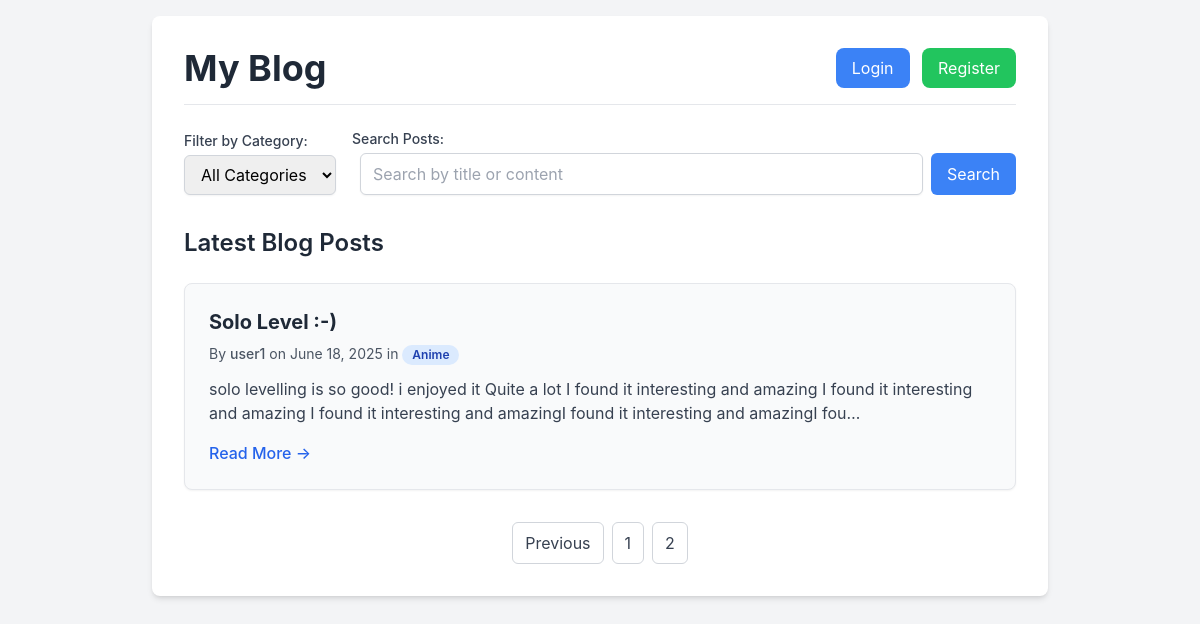
Screenshot of /?page=2 with the database file from the repository.
### blog/models.py (models this page shows, shortened)
class BlogPost(models.Model):
    title = models.CharField(max_length=200)
    content = models.TextField()
    author = models.ForeignKey(User, on_delete=models.CASCADE,   related_name='blog_posts')
    published_date = models.DateTimeField(auto_now_add=True)
    is_published = models.BooleanField(default=True)
    categories = models.ManyToManyField(Category)
    created_at = models.DateTimeField(auto_now_add=True)
    updated_at = models.DateTimeField(auto_now=True)

class User(AbstractUser):
    email = models.EmailField(unique=True)
    avatar = models.ImageField(upload_to='avatars/', null=True, blank=True)
    bio = models.TextField(null=True, blank=True)
    groups = models.ManyToManyField(
        'auth.Group',
        related_name='custom_user_groups',
        blank=True,
        help_text='Groups this user belongs to.'
    )
    user_permissions = models.ManyToManyField(
        'auth.Permission',
        related_name='custom_user_permissions',
        blank=True,
        help_text='User-specific permissions.'
    )

class Category(models.Model):
    name = models.CharField(max_length=100)
    description = models.TextField(null=True, blank=True)
    created_at = models.DateTimeField(auto_now_add=True)
    updated_at = models.DateTimeField(auto_now=True)

### blog/views.py (the view)
# urls.py: path('', HomePageView.as_view(), name='home'), # Your home page with dynamic content
class HomePageView(View):
    template_name = 'home.html'
    paginate_by = 5 # Number of posts per page
    def get(self, request, *args, **kwargs):
        posts = BlogPost.objects.filter(is_published=True).order_by('-published_date')
        category_id = request.GET.get('category')
        if category_id:
            posts = posts.filter(categories__id=category_id)
        search_query = request.GET.get('q')
        if search_query:
            posts = posts.filter(
                Q(title__icontains=search_query) | Q(content__icontains=search_query)
            ).distinct() # distinct() to to avoid duplication posts
        paginator = Paginator(posts, self.paginate_by)
        page_number = request.GET.get('page')
        page_obj = paginator.get_page(page_number)
        context = {
            'page_obj': page_obj,
            'categories': Category.objects.all().order_by('name'), # All categories for dropdown
            'selected_category': category_id, # To pre-select dropdown
            'search_query': search_query, # To pre-fill search box
        }
        return render(request, self.template_name, context)

### blog/context_processors.py (called while the page is built)
def categories_processor(request):
    return {'all_categories': Category.objects.all().order_by('name')}

### templates/home.html (shortened to what this page needs)
<!DOCTYPE html>
<html lang="en">
<head>
    <script src="https://cdn.tailwindcss.com"></script>
</head>
<body class="bg-gray-100 flex flex-col items-center min-h-screen p-4">
    <div class="bg-white p-8 rounded-lg shadow-md w-full max-w-4xl">
        <nav class="flex justify-between items-center mb-6 pb-4 border-b border-gray-200">
            <h1 class="text-4xl font-bold text-gray-800">My Blog</h1>
            <div>
                {% if user.is_authenticated %}
                    <span class="text-lg text-gray-700 mr-4">Hello, <span class="font-semibold text-blue-600">{{ user.username }}</span>!</span>
                    <a href="{% url 'create_post' %}" class="inline-block bg-purple-500 text-white px-4 py-2 rounded-lg hover:bg-purple-600 transition duration-300 mr-2">New Post</a>
                    <form action="{% url 'logout' %}" method="post" class="inline-block m-0 p-0">
                        {% csrf_token %}
                        <button type="submit" class="inline-block bg-red-500 text-white px-4 py-2 rounded-lg hover:bg-red-600 transition duration-300">
                            Logout
                        </button>
                    </form>
                {% else %}
                    <a href="{% url 'login' %}" class="inline-block bg-blue-500 text-white px-4 py-2 rounded-lg hover:bg-blue-600 transition duration-300">Login</a>
                    <a href="{% url 'register' %}" class="inline-block bg-green-500 text-white px-4 py-2 rounded-lg hover:bg-green-600 transition duration-300 ml-2">Register</a>
                {% endif %}
            </div>
        </nav>
        <div class="mb-8 flex flex-col md:flex-row md:items-end justify-between space-y-4 md:space-y-0 md:space-x-4">
            <div class="w-full md:w-auto">
                <label for="category-filter" class="block text-sm font-medium text-gray-700 mb-1">Filter by Category:</label>
                <select id="category-filter" class="block w-full px-3 py-2 border border-gray-300 rounded-md shadow-sm focus:outline-none focus:ring-blue-500 focus:border-blue-500"
                        onchange="this.options[this.selectedIndex].value ? window.location.href = '?category=' + this.options[this.selectedIndex].value : window.location.href = '{% url "home" %}'">
                    <option value="">All Categories</option>
                </select>
            </div>
            <div class="w-full md:w-auto flex-grow">
                <label for="search-input" class="block text-sm font-medium text-gray-700 mb-1">Search Posts:</label>
                <form method="get" action="{% url 'home' %}" class="flex space-x-2">
                    <input type="text" id="search-input" name="q" placeholder="Search by title or content"
                           class="flex-grow px-3 py-2 border border-gray-300 rounded-md shadow-sm focus:outline-none focus:ring-2 focus:ring-blue-500 focus:border-blue-500"
                           value="{{ search_query|default:"" }}">
                    <button type="submit" class="bg-blue-500 text-white px-4 py-2 rounded-md hover:bg-blue-600 transition duration-300">Search</button>
                </form>
            </div>
        </div>
        <h2 class="text-2xl font-semibold text-gray-800 mb-6">Latest Blog Posts</h2>
        {% if page_obj.object_list %}
            <div class="space-y-6">
                {% for post in page_obj.object_list %}
                    <div class="bg-gray-50 p-6 rounded-lg shadow-sm border border-gray-200">
                        <h3 class="text-xl font-bold text-gray-800 mb-2">{{ post.title }}</h3>
                        <p class="text-sm text-gray-600 mb-3">
                            By <span class="font-medium">{{ post.author.username }}</span> on {{ post.published_date|date:"F d, Y" }}
                            {% if post.categories.all %}
                                in
                                {% for category in post.categories.all %}
                                    <span class="inline-block bg-blue-100 text-blue-800 text-xs font-semibold px-2.5 py-0.5 rounded-full mr-1">{{ category.name }}</span>
                                {% endfor %}
                            {% endif %}
                        </p>
                        <p class="text-gray-700 mb-4">{{ post.content|truncatechars:200 }}</p>
                        <div class="flex justify-between items-center mt-4">
                            <button onclick="openPostModal('{{ post.pk }}', '{% url "post_detail_api" post.pk %}')"
                                    class="text-blue-600 hover:text-blue-800 font-medium cursor-pointer">
                                Read More &rarr;
                            </button>
                        </div>
                    </div>
                {% endfor %}
            </div>
            <nav class="mt-8 flex justify-center items-center space-x-2">
                {% if page_obj.has_previous %}
                    <a href="?page={{ page_obj.previous_page_number }}{% if selected_category %}&category={{ selected_category }}{% endif %}{% if search_query %}&q={{ search_query }}{% endif %}"
                       class="px-3 py-2 rounded-md border border-gray-300 bg-white text-gray-700 hover:bg-gray-100">Previous</a>
                {% endif %}
                {% for num in page_obj.paginator.page_range %}
                    <a href="?page={{ num }}{% if selected_category %}&category={{ selected_category }}{% endif %}{% if search_query %}&q={{ search_query }}{% endif %}"
                       class="px-3 py-2 rounded-md border border-gray-300 bg-white text-gray-700 hover:bg-gray-100
                              {% if page_obj.number == num %} pagination-active {% endif %}">
                        {{ num }}
                    </a>
                {% endfor %}
            </nav>
        {% else %}
            <p class="text-gray-600 text-center text-lg mt-8">No blog posts found.</p>
        {% endif %}
    </div>
</body>
</html>

### templates/home.html (style rules this page uses)
body { font-family: 'Inter', sans-serif; }
.pagination-active { background-color: #2563eb; color: #ffffff; }

### rows the page displays
BlogPost: title "Solo Level :-)", author.username "user1", published_date "June 18, 2025", content "solo levelling is so good! i enjoyed it Quite a lot I found it interesting and amazing I found it interesting and amazing I found it interesting and amazingI found it interesting and amazingI fou…"
Category: name "Anime"

### other values shown
{{ num }} "1" "2"
